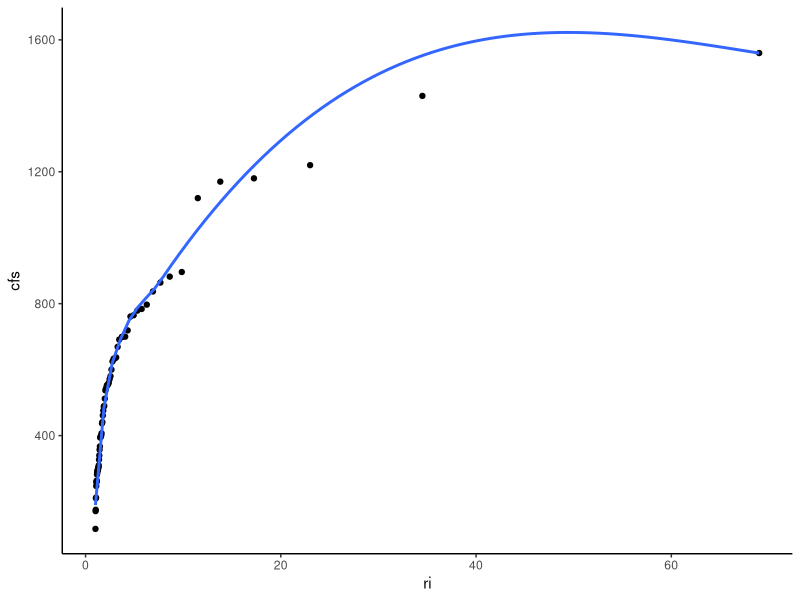
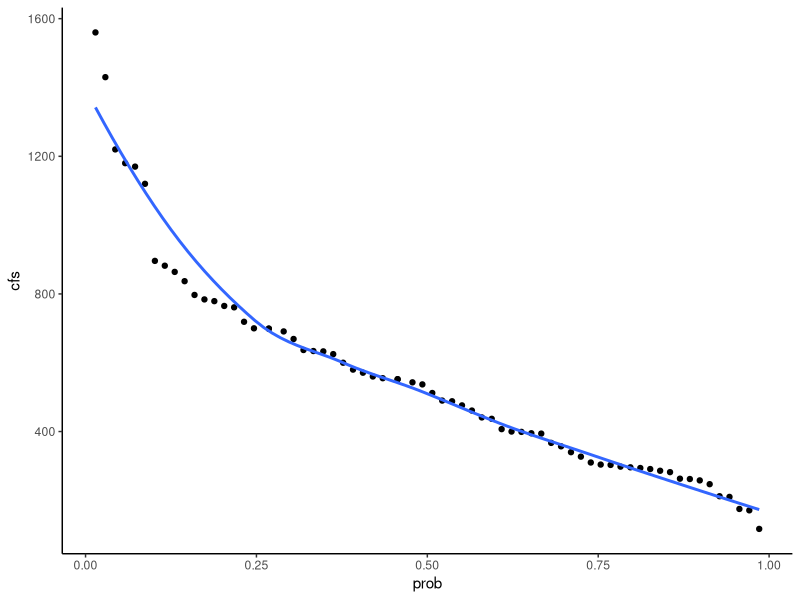

Here is the R script that generated these plots, in order:
# LIBRARIES ----
library(tidyverse)
library(patchwork)

# OBJECTIVES ----
# ri v cfs
# prob v cfs

# READ IN THE DATA ----

# poplar creek dataset
poplar.df <- read_csv("stream ecology/output/poplar.csv")

# PLOTTING ----

# ri v cfs
poplar.df %>%
  ggplot(mapping = aes(ri, cfs)) +
  geom_point() +
  geom_smooth(se = FALSE) +
  theme_classic()

# prob v cfs
poplar.df %>%
  ggplot(mapping = aes(prob, cfs)) +
  geom_point() +
  geom_smooth(se = FALSE) +
  theme_classic()

# what if we want to know by different time periods?
poplar.df %>%
  mutate(ymd = as.factor(ymd)) %>%
  mutate(time = case_when(
    ymd < "2000-04-21" ~ "pre_2000",
    ymd > "2000-04-21" ~ "post_2000"
  ))




